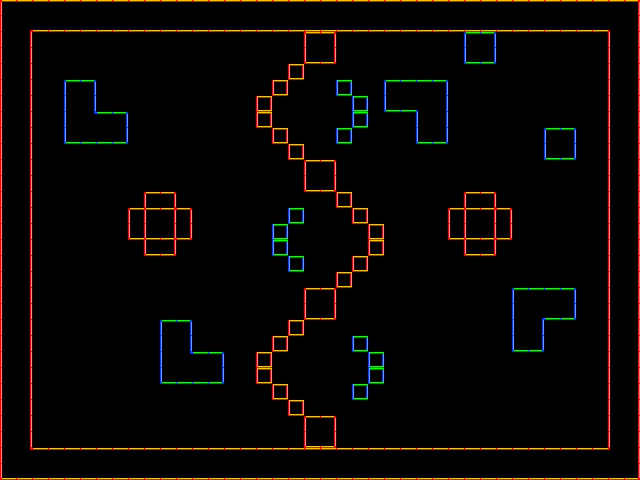

This game map was drawn from its Tiled (.tmx) file and the tilesets committed beside it. A one-line description and the trimmed map source follow:
An orthogonal 40x30 tile map with 16x16 px tiles, 2 tile layers (Tile Layer 1, Layer2) and 51 objects.

<map version="1.0" orientation="orthogonal" width="40" height="30" tilewidth="16" tileheight="16">
 <tileset firstgid="1" name="ss_tileset" tilewidth="16" tileheight="16">
  <image source="ss_tileset.png" width="96" height="96" />
 </tileset>
 <layer name="Tile Layer 1" width="40" height="30">
  <data>[1200 cells, 68 non-empty, 12 distinct tile ids]</data>
 </layer>
 <layer name="Layer2" width="40" height="30">
  <data>[1200 cells, 322 non-empty, 13 distinct tile ids]</data>
 </layer>
 <objectgroup name="Solids" width="40" height="30">
  <object x="160" y="320" width="32" height="64" />
  <object x="192" y="352" width="32" height="32" />
  <object x="64" y="80" width="32" height="64" />
  <object x="96" y="112" width="32" height="32" />
  <object x="384" y="80" width="64" height="32" />
  <object x="416" y="112" width="32" height="32" />
  <object x="464" y="32" width="32" height="32" />
  <object x="544" y="128" width="32" height="32" />
  <object x="512" y="288" width="32" height="64" />
  <object x="544" y="288" width="32" height="32" />
  <object x="336" y="80" width="16" height="16" />
  <object x="352" y="96" width="16" height="32" />
  <object x="336" y="128" width="16" height="16" />
  <object x="288" y="208" width="16" height="16" />
  <object x="272" y="224" width="16" height="32" />
  <object x="288" y="256" width="16" height="16" />
  <object x="352" y="336" width="16" height="16" />
  <object x="368" y="352" width="16" height="32" />
  <object x="352" y="384" width="16" height="16" />
 </objectgroup>
 <objectgroup name="BoundingSolids" width="40" height="30">
  <object x="0" y="0" width="640" height="32" />
  <object x="0" y="32" width="32" height="448" />
  <object x="608" y="32" width="32" height="416" />
  <object x="32" y="448" width="608" height="32" />
  <object x="304" y="32" width="32" height="32" />
  <object x="288" y="64" width="16" height="16" />
  <object x="272" y="80" width="16" height="16" />
  <object x="256" y="96" width="16" height="32" />
  <object x="272" y="128" width="16" height="16" />
  <object x="288" y="144" width="16" height="16" />
  <object x="304" y="160" width="32" height="32" />
  <object x="336" y="192" width="16" height="16" />
  <object x="352" y="208" width="16" height="16" />
  <object x="368" y="224" width="16" height="32" />
  <object x="352" y="256" width="16" height="16" />
  <object x="336" y="272" width="16" height="16" />
  <object x="304" y="288" width="32" height="32" />
  <object x="288" y="320" width="16" height="16" />
  <object x="272" y="336" width="16" height="16" />
  <object x="256" y="352" width="16" height="32" />
  <object x="272" y="384" width="16" height="16" />
  <object x="288" y="400" width="16" height="16" />
  <object x="304" y="416" width="32" height="32" />
  <object x="128" y="208" width="64" height="32" />
  <object x="144" y="192" width="32" height="64" />
  <object x="448" y="208" width="64" height="32" />
  <object x="464" y="192" width="32" height="64" />
 </objectgroup>
 <objectgroup name="Portals" width="40" height="30">
  <object x="144" y="48" width="16" height="16" />
  <object x="464" y="368" width="16" height="16" />
 </objectgroup>
 <objectgroup name="Goal" width="40" height="30">
  <object x="528" y="48" width="16" height="16" />
 </objectgroup>
 <objectgroup name="Windows" width="40" height="30">
  <object x="48" y="336" width="96" height="96" />
  <object x="416" y="48" width="96" height="96" />
 </objectgroup>
</map>
